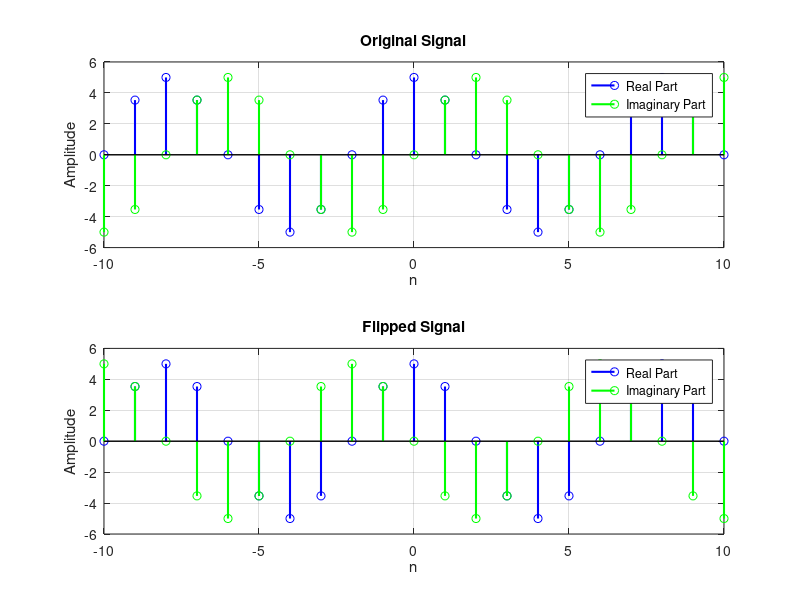

Write MATLAB code to recreate this figure. (Note: this script raises an error after producing the figure.)
% Define the signal
n = -10:10;
y = 5 * exp(1i * n * pi/4);

% Flip the signal
y_flipped = fliplr(y);

% Plot the original and flipped signals
subplot(2,1,1);
stem(n, real(y), 'b', 'LineWidth', 1.5);
hold on;
stem(n, imag(y), 'g', 'LineWidth', 1.5);
xlabel('n');
ylabel('Amplitude');
title('Original Signal');
legend('Real Part', 'Imaginary Part');
grid on;

subplot(2,1,2);
stem(n, real(y_flipped), 'b', 'LineWidth', 1.5);
hold on;
stem(n, imag(y_flipped), 'g', 'LineWidth', 1.5);
xlabel('n');
ylabel('Amplitude');
title('Flipped Signal');
legend('Real Part', 'Imaginary Part');
grid on;

% Adjust figure
suptitle('Original and Flipped Signals');
